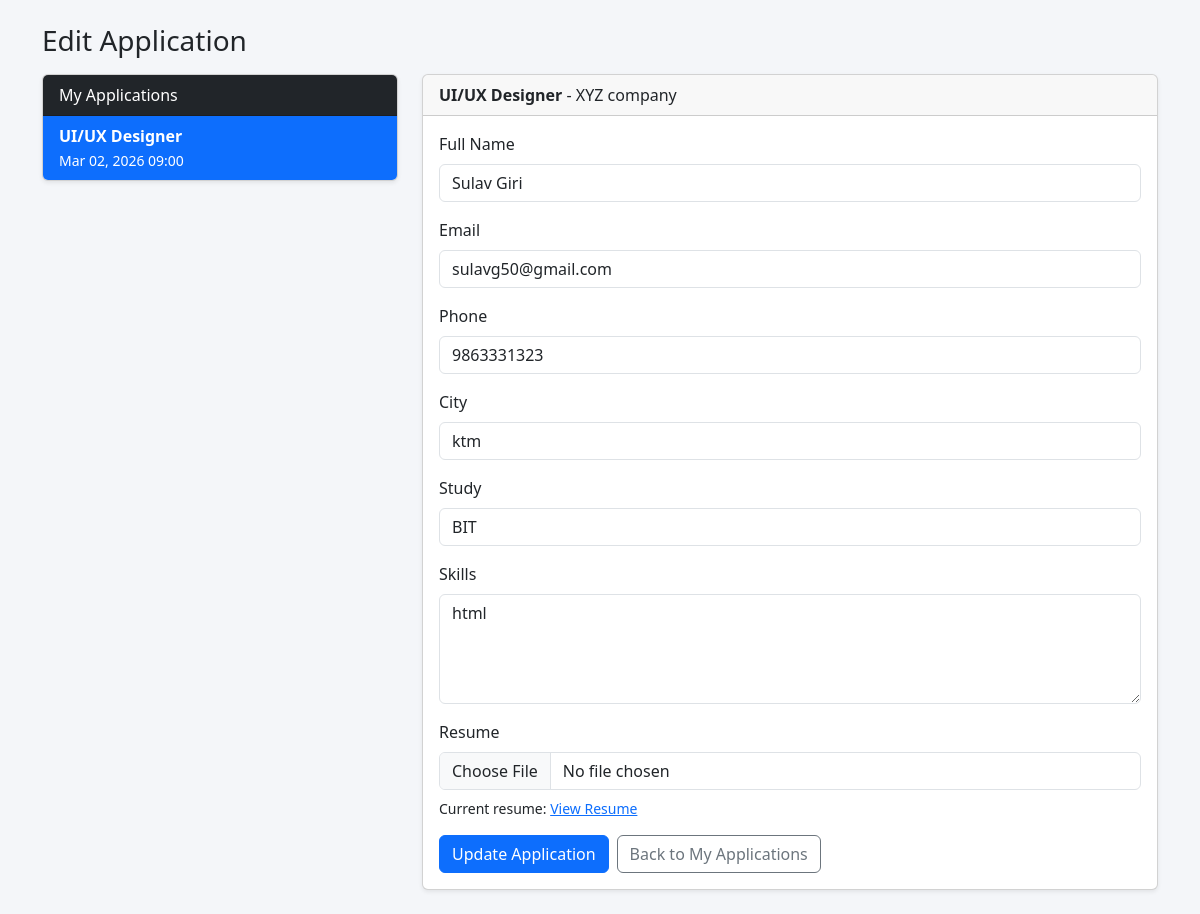
The app's page /user/edit_application/4/ (signed in) with its own data.
### user/models.py (models this page shows, shortened)
class JobApplication(models.Model):
    STATUS_PENDING = "pending"
    STATUS_APPROVED = "approved"
    STATUS_REJECTED = "rejected"
    STATUS_CHOICES = [
        (STATUS_PENDING, "Pending"),
        (STATUS_APPROVED, "Approved"),
        (STATUS_REJECTED, "Rejected"),
    ]
    user = models.ForeignKey(User, on_delete=models.CASCADE, related_name="applications")
    job = models.ForeignKey(AddJob, on_delete=models.CASCADE, related_name="applications")
    full_name = models.CharField(max_length=150)
    email = models.EmailField()
    phone = models.CharField(max_length=30)
    city = models.CharField(max_length=100)
    study = models.CharField(max_length=150)
    skills = models.TextField()
    resume = models.FileField(upload_to="resumes/")
    status = models.CharField(max_length=20, choices=STATUS_CHOICES, default=STATUS_PENDING)
    created_at = models.DateTimeField(auto_now_add=True)
    class Meta:
        ordering = ["-created_at"]

### employer/models.py (models this page shows, shortened)
class AddJob(models.Model):
    employer = models.ForeignKey(Employer, on_delete=models.CASCADE, related_name="jobs")
    job_title = models.CharField(max_length=150)
    company_name = models.CharField(max_length=150)
    job_image = models.FileField(upload_to="job_images/", blank=True, null=True)
    location = models.CharField(max_length=150)
    job_description = models.TextField()
    salary = models.CharField(max_length=100, blank=True)
    is_active = models.BooleanField(default=True)
    created_at = models.DateTimeField(auto_now_add=True)

### user/views.py (the view, shortened to what this page needs)
# urls.py: path('edit_application/', views.edit_application_redirect, name='edit_application_redirect'),
def edit_application(request, application_id):
    user_id = request.session.get('user_id')
    if not user_id:
        messages.error(request, "Please login first.")
        return redirect('user_log')
    application = JobApplication.objects.filter(id=application_id, user_id=user_id).first()
    if not application:
        messages.error(request, "Application not found.")
        return redirect("view_app")
    applications = JobApplication.objects.filter(user_id=user_id).select_related("job").order_by("-created_at")
    context = {
        "application": application,
        "applications": applications,
    }
    return render(request, "user/edit_application.html", context)

### user/templates/user/edit_application.html (shortened to what this page needs)
<!DOCTYPE html>
<html lang="en">
<head>
    <link href="https://cdn.jsdelivr.net/npm/bootstrap@5.3.2/dist/css/bootstrap.min.css" rel="stylesheet">
</head>
<body style="background-color:#f4f6f9;">
<div class="container mt-4 mb-4">
    <h3 class="mb-3">Edit Application</h3>
    <div class="row g-4">
        <div class="col-lg-4">
            <div class="card shadow-sm">
                <div class="card-header bg-dark text-white">My Applications</div>
                <div class="list-group list-group-flush">
                    {% for item in applications %}
                        <a href="{% url 'edit_application' item.id %}"
                           class="list-group-item list-group-item-action {% if item.id == application.id %}active{% endif %}">
                            <div class="fw-semibold">{{ item.job.job_title }}</div>
                            <small>{{ item.created_at|date:"M d, Y H:i" }}</small>
                        </a>
                    {% empty %}
                        <div class="list-group-item">No applications found.</div>
                    {% endfor %}
                </div>
            </div>
        </div>
        <div class="col-lg-8">
            <div class="card shadow-sm">
                <div class="card-header">
                    <strong>{{ application.job.job_title }}</strong> - {{ application.job.company_name }}
                </div>
                <div class="card-body">
                    <form method="post" enctype="multipart/form-data">
                        <div class="mb-3">
                            <label class="form-label">Full Name</label>
                            <input type="text" name="name" class="form-control" value="{{ application.full_name }}" required>
                        </div>
                        <div class="mb-3">
                            <label class="form-label">Email</label>
                            <input type="email" name="email" class="form-control" value="{{ application.email }}" required>
                        </div>
                        <div class="mb-3">
                            <label class="form-label">Phone</label>
                            <input type="text" name="phone" class="form-control" value="{{ application.phone }}" required>
                        </div>
                        <div class="mb-3">
                            <label class="form-label">City</label>
                            <input type="text" name="city" class="form-control" value="{{ application.city }}" required>
                        </div>
                        <div class="mb-3">
                            <label class="form-label">Study</label>
                            <input type="text" name="study" class="form-control" value="{{ application.study }}" required>
                        </div>
                        <div class="mb-3">
                            <label class="form-label">Skills</label>
                            <textarea name="skills" class="form-control" rows="4" required>{{ application.skills }}</textarea>
                        </div>
                        <div class="mb-3">
                            <label class="form-label">Resume</label>
                            <input type="file" name="resume" class="form-control">
                            {% if application.resume %}
                                <small class="d-block mt-2">
                                    Current resume:
                                    <a href="{{ application.resume.url }}" target="_blank" rel="noopener">View Resume</a>
                                </small>
                            {% endif %}
                        </div>
                        <div class="d-flex gap-2">
                            <button type="submit" class="btn btn-primary">Update Application</button>
                            <a href="{% url 'view_app' %}" class="btn btn-outline-secondary">Back to My Applications</a>
                        </div>
                    </form>
                </div>
            </div>
        </div>
    </div>
</div>
</body>
</html>

### records on screen
JobApplication: job.job_title "UI/UX Designer", created_at "Mar 02, 2026 09:00", job.company_name "XYZ company", name "Sulav Giri", email "sulavg50@gmail.com", phone "9863331323", city "ktm", study "BIT", skills "html"
